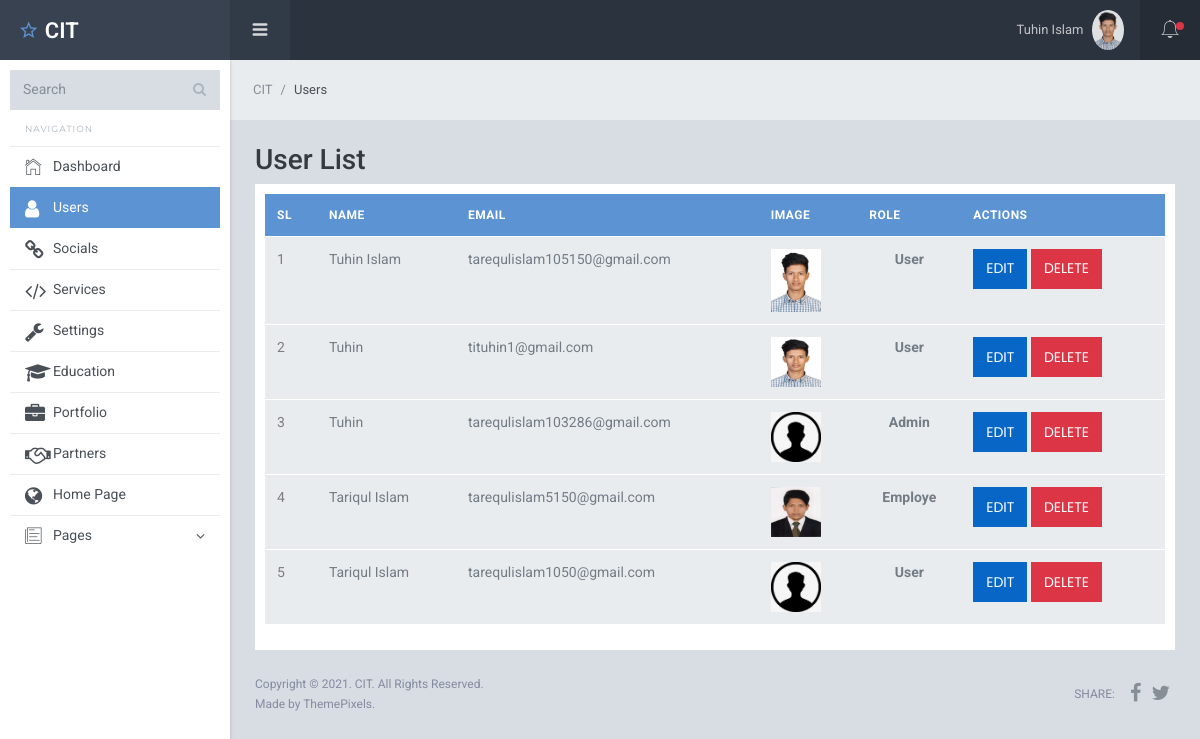
Page /dashboard/index.php (signed in) on the committed database.
### tables this page shows
CREATE TABLE `users` (
  `id` int(11) UNSIGNED NOT NULL,
  `name` varchar(255) DEFAULT NULL,
  `email` varchar(255) NOT NULL,
  `password` varchar(255) NOT NULL,
  `status` int(1) NOT NULL DEFAULT 1 COMMENT '1 = Active, 2 = Inactive',
  `role` int(1) NOT NULL DEFAULT 1 COMMENT '1 = User, 2 = Admin, 3= Employee',
  `profileImage` varchar(255) NOT NULL DEFAULT 'default.png'
);

### dashboard/index.php (the view, shortened to what this page needs)
<?php
	require_once "header.php";
	$users = mysqli_query($connection,"SELECT * FROM `users` WHERE status = 1");
?>
	<link rel="stylesheet" type="text/css" href="https://cdn.datatables.net/1.10.23/css/jquery.dataTables.css">
	<nav class="breadcrumb sl-breadcrumb">
	    <a class="breadcrumb-item" href="index.php">CIT</a>
	    <span class="breadcrumb-item active">Users</span>
	</nav>
<div class="sl-pagebody">
<h3 class="text-dark body-title">User List</h3>
<div class="card pd-10">
	<div class="table-wrapper">
    <table class="table display responsive nowrap" id="datatable">
    <thead class="bg-info">
        <tr>
        	<th>SL</th>
            <th>Name</th>
            <th>Email</th>
            <th>Image</th>
            <th>Role</th>
            <th>Actions</th>
        </tr>
    </thead>
    <tbody>
   <?php
        foreach ($users as $key => $value) { ?>
	    	<tr>
	        	<td>
	            	<label><?=++$key?></label>
	            </td>
	            <td><?=$value['name']?></td>
	            <td><?=$value['email']?></td>
	            <td><img width="50" src="upload/<?=$value['profileImage']?>"></td>
	            <td class="text-center"> <strong>
	            	<?php if ($value['role']==1) {
	            		echo "User";
	            	}
	            	elseif ($value['role']==2) {
	            		echo "Admin";
	            	}
	            	else{
	            		echo "Employe";
	            	}
	            	 ?> </strong>
	            </td>
	            <td>
	            	<a href="user-edit.php?user-edit=<?=$value['id'] ?>" class="btn btn-primary">Edit</a>
	                <button data-id="<?=$value['id']?>"class="btn btn-danger deleteUser">Delete</button>
	            </td>
	        </tr>
   <?php } ?>
 	</tbody>
   </table>
  </div>
</div>
<?php require_once 'footer.php' ?>

### dashboard/header.php (shortened to what this page needs)
<?php
  require_once 'dbcontext.php';
  $id = $_SESSION['id'];
  $select = " select * from users where id = $id ";
  $query = mysqli_query($connection,$select);
  $globalAssoc = mysqli_fetch_assoc($query);
  $file_location = explode("/",$_SERVER['PHP_SELF']);
  $active_location = end($file_location);
?>
<!DOCTYPE html>
<html lang="en">
  <head>
    <link href="./assets/lib/font-awesome/css/font-awesome.css" rel="stylesheet">
    <link href="./assets/lib/Ionicons/css/ionicons.css" rel="stylesheet">
    <link href="./assets/lib/perfect-scrollbar/css/perfect-scrollbar.css" rel="stylesheet">
    <link href="//cdn.datatables.net/1.10.23/css/jquery.dataTables.min.css" rel="stylesheet">
    <link rel="stylesheet" href="//code.jquery.com/ui/1.12.1/themes/base/jquery-ui.css">
    <link rel="stylesheet" href="/resources/demos/style.css">
    <link rel="stylesheet" href="./assets/css/starlight.css">
  </head>
  <body>
    <div class="sl-logo"><a href="dashboard.php"><i class="icon ion-android-star-outline"></i> CIT</a></div>
    <div class="sl-sideleft">
      <div class="input-group input-group-search">
        <input type="search" name="search" class="form-control" placeholder="Search">
        <span class="input-group-btn">
          <button class="btn"><i class="fa fa-search"></i></button>
        </span>
      </div>
      <label class="sidebar-label">Navigation</label>
      <div class="sl-sideleft-menu">
        <a href="dashboard.php" class="sl-menu-link <?= $active_location == 'dashboard.php' ? 'active' : '' ?> ">
          <div class="sl-menu-item">
            <i class="menu-item-icon icon ion-ios-home-outline tx-22"></i>
            <span class="menu-item-label">Dashboard</span>
          </div>
        </a>
        <a href="index.php" class="sl-menu-link <?= $active_location == 'index.php' ? 'active' : '' ?> ">
          <div class="sl-menu-item">
            <i class="menu-item-icon icon fa fa-user tx-20"></i>
            <span class="menu-item-label">Users</span>
          </div>
        </a>
        <a href="social.php" class="sl-menu-link <?= $active_location == 'social.php' ? 'active' : '' ?>">
          <div class="sl-menu-item">
            <i class="menu-item-icon icon fa fa-link tx-20"></i>
            <span class="menu-item-label">Socials</span>
          </div>
        </a>
        <a href="service.php" class="sl-menu-link <?= $active_location == 'service.php' ? 'active' : '' ?>">
          <div class="sl-menu-item">
            <i class="menu-item-icon icon fa fa-code tx-20"></i>
            <span class="menu-item-label">Services</span>
          </div>
        </a>
        <a href="setting.php" class="sl-menu-link <?= $active_location == 'setting.php' ? 'active' : '' ?>">
          <div class="sl-menu-item">
            <i class="menu-item-icon icon fa fa-wrench tx-20"></i>
            <span class="menu-item-label">Settings</span>
          </div>
        </a>
        <a href="education.php" class="sl-menu-link <?= $active_location == 'education.php' ? 'active' : '' ?>">
          <div class="sl-menu-item">
            <i class="menu-item-icon icon fa fa-graduation-cap tx-20"></i>
            <span class="menu-item-label">Education</span>
          </div>
        </a>
        <a href="portfolio.php" class="sl-menu-link <?= $active_location == 'portfolio.php' ? 'active' : '' ?>">
          <div class="sl-menu-item">
            <i class="menu-item-icon icon fa fa-briefcase tx-20"></i>
            <span class="menu-item-label">Portfolio</span>
          </div>
        </a>
        <a href="partners.php" class="sl-menu-link <?= $active_location == 'partners.php' ? 'active' : '' ?>">
          <div class="sl-menu-item">
            <i class="menu-item-icon icon fa fa-handshake-o tx-20"></i>
            <span class="menu-item-label">Partners</span>
          </div>
        </a>
        <a href="../index.php" target="_blank" class="sl-menu-link">
          <div class="sl-menu-item">
            <i class="menu-item-icon icon fa fa-globe tx-20"></i>
            <span class="menu-item-label">Home Page</span>
          </div>
        </a>
        <a href="#" class="sl-menu-link">
          <div class="sl-menu-item">
            <i class="menu-item-icon icon ion-ios-paper-outline tx-22"></i>
            <span class="menu-item-label">Pages</span>
            <i class="menu-item-arrow fa fa-angle-down"></i>
          </div>
        </a>
      </div>
      <br>
    </div>
    <div class="sl-header">
      <div class="sl-header-left">
        <div class="navicon-left hidden-md-down"><a id="btnLeftMenu" href=""><i class="icon ion-navicon-round"></i></a></div>
      </div>
      <div class="sl-header-right">
        <nav class="nav">
          <div class="dropdown">
            <a href="" class="nav-link nav-link-profile" data-toggle="dropdown">
              <span class="logged-name"><?=$globalAssoc['name']?><span class="hidden-md-down"></span></span>
              <img src="upload/<?=$globalAssoc['profileImage']?>" class="wd-32 rounded-circle" alt="">
            </a>
          </div>
        </nav>
        <div class="navicon-right">
          <a id="btnRightMenu" href="" class="pos-relative">
            <i class="icon ion-ios-bell-outline"></i>
            <span class="square-8 bg-danger"></span>
          </a>
        </div>
      </div>
    </div>
    <div class="sl-mainpanel">

### front/css/style.css (style rules this page uses)
body { font-family: 'Poppins', sans-serif; font-weight: normal; font-style: normal; font-size: 15px; color: #8b98af; }
a, .button { -webkit-transition: all 0.3s ease-out 0s; -moz-transition: all 0.3s ease-out 0s; -ms-transition: all 0.3s ease-out 0s; -o-transition: all 0.3s ease-out 0s; transition: all 0.3s ease-out 0s; }
a, button { color: #1696e7; outline: medium none; }
h1, h2, h3, h4, h5, h6 { font-family: 'Baloo Bhaijaan', cursive; color: #ffffff; margin-top: 0px; font-style: normal; font-weight: 400; text-transform: normal; }
h3 { font-size: 28px; }
label { color: #7e7e7e; cursor: pointer; font-size: 14px; font-weight: 400; }
*::placeholder { color: #555555; font-size: 14px; opacity: 1; }
.btn { -moz-user-select: none; background: transparent none repeat scroll 0 0; border: 2px solid #8cc090; border-radius: 0; color: #fff; cursor: pointer; display: inline-block; font-size: 15px; font-weight: 600; letter-spacing: 0; line-height: 1; margin-bottom: 0; padding: 18px 35px; text-align: center; text-transform: uppercase; touch-action: manipulation; -webkit-transition: border-color 0.3s, color 0.3s; transition: border-color 0.3s, color 0.3s; transition-timing-function: ease, ease; -webkit-transition-timing-function: cubic-bezier(0.2, 1, 0.3, 1); transition-timing-function: cubic-bezier(0.2, 1, 0.3, 1); box-sizing: border-box; vertical-align: middle; white-space: nowrap; font-family: 'Poppins', sans-serif; position: relative; overflow: hidden; z-index: 1; }
.btn::before { content: ''; position: absolute; top: 0; left: 0; width: 150%; height: 100%; background: #8cc090; z-index: -1; -webkit-transform: rotate3d(0, 0, 1, -45deg) translate3d(0, -3em, 0); transform: rotate3d(0, 0, 1, -45deg) translate3d(0, -3em, 0); -webkit-transform-origin: 0% 100%; transform-origin: 0% 100%; -webkit-transition: -webkit-transform 0.3s, opacity 0.3s, background-color 0.3s; transition: transform 0.3s, opacity 0.3s, background-color 0.3s; z-index: -1; }
.breadcrumb > .active { color: #888; }
.breadcrumb-item + .breadcrumb-item::before { color: #8b98af; content: "|"; }

### rows in the picture
users: name "Tuhin Islam", profileImage (picture), email "tarequlislam105150@gmail.com", role "User"
users: name "Tuhin", email "tituhin1@gmail.com", profileImage (picture), role "User"
users: name "Tuhin", email "tarequlislam103286@gmail.com", profileImage (picture), role "Admin"
users: name "Tariqul Islam", email "tarequlislam5150@gmail.com", profileImage (picture), role "Employe"
users: name "Tariqul Islam", email "tarequlislam1050@gmail.com", profileImage (picture), role "User"
